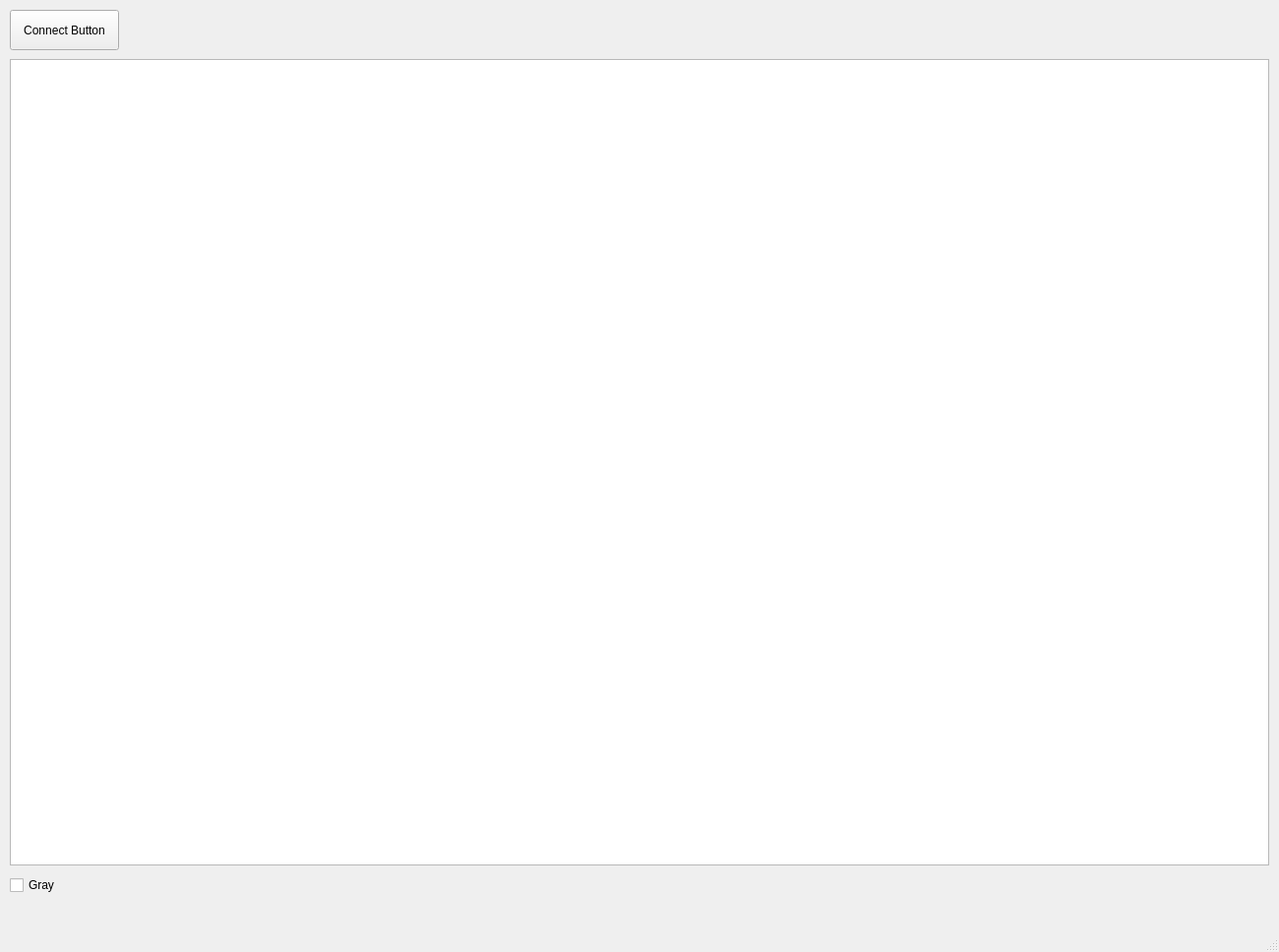
<?xml version="1.0" encoding="UTF-8"?>
<ui version="4.0">
 <class>MainWindow</class>
 <widget class="QMainWindow" name="MainWindow">
  <property name="geometry">
   <rect>
    <x>0</x>
    <y>0</y>
    <width>1300</width>
    <height>968</height>
   </rect>
  </property>
  <property name="windowTitle">
   <string>MainWindow</string>
  </property>
  <widget class="QWidget" name="centralwidget">
   <widget class="QGraphicsView" name="graphicsView">
    <property name="geometry">
     <rect>
      <x>10</x>
      <y>60</y>
      <width>1280</width>
      <height>820</height>
     </rect>
    </property>
   </widget>
   <widget class="QPushButton" name="connectButton">
    <property name="geometry">
     <rect>
      <x>10</x>
      <y>10</y>
      <width>111</width>
      <height>41</height>
     </rect>
    </property>
    <property name="text">
     <string>Connect Button</string>
    </property>
   </widget>
   <widget class="QCheckBox" name="grayCheckBox">
    <property name="geometry">
     <rect>
      <x>10</x>
      <y>890</y>
      <width>76</width>
      <height>20</height>
     </rect>
    </property>
    <property name="text">
     <string>Gray</string>
    </property>
   </widget>
  </widget>
  <widget class="QMenuBar" name="menubar">
   <property name="geometry">
    <rect>
     <x>0</x>
     <y>0</y>
     <width>1300</width>
     <height>22</height>
    </rect>
   </property>
  </widget>
  <widget class="QStatusBar" name="statusbar"/>
 </widget>
 <resources/>
 <connections/>
</ui>
